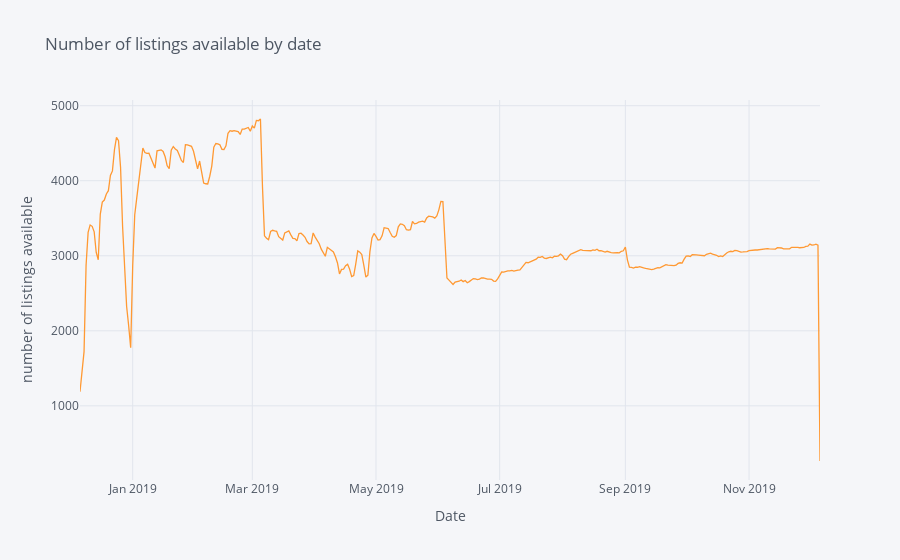

Notebook cell for this chart:
### Markdown cell above
In order to analyze the number of listings available for the customers we have plotted the graph for number of listings available for each date in the year 2019. Below, we see that up to three months ahead, there are generally more accomodations available than further into the future. Reasons for this might be that hosts are more actively updating their calendars in this timeframe. This graph is interactive, and hovering over the points will show you a tooltip with the "number of available listings" and "weekday" by date.

### Code cell
sum_available = calendar[calendar.available == "t"].groupby(['date']).size().to_frame(name= 'available').reset_index()
sum_available['weekday'] = sum_available['date'].dt.day_name()
sum_available = sum_available.set_index('date')

sum_available.iplot(y='available', mode = 'lines', xTitle = 'Date', yTitle = 'number of listings available',\
                   text='weekday', title = 'Number of listings available by date')

### Figure 1 — Plotly figure (JSON) as saved in the notebook; plotly's stock layout.template omitted (floating-point values rounded to 4 significant figures; data arrays with more than 128 entries replaced by an {"elided": "..."} marker saying what was removed)
{"data": [{"line": {"color": "rgba(255, 153, 51, 1.0)", "dash": "solid", "shape": "linear", "width": 1.3}, "mode": "lines", "name": "available", "text": {"elided": "366 str values"}, "type": "scatter", "x": {"elided": "366 str values"}, "y": {"elided": "366 int values"}}], "layout": {"legend": {"bgcolor": "#F5F6F9", "font": {"color": "#4D5663"}}, "paper_bgcolor": "#F5F6F9", "plot_bgcolor": "#F5F6F9", "title": {"font": {"color": "#4D5663"}, "text": "Number of listings available by date"}, "xaxis": {"gridcolor": "#E1E5ED", "showgrid": true, "tickfont": {"color": "#4D5663"}, "title": {"font": {"color": "#4D5663"}, "text": "Date"}, "zerolinecolor": "#E1E5ED"}, "yaxis": {"gridcolor": "#E1E5ED", "showgrid": true, "tickfont": {"color": "#4D5663"}, "title": {"font": {"color": "#4D5663"}, "text": "number of listings available"}, "zerolinecolor": "#E1E5ED"}}}
